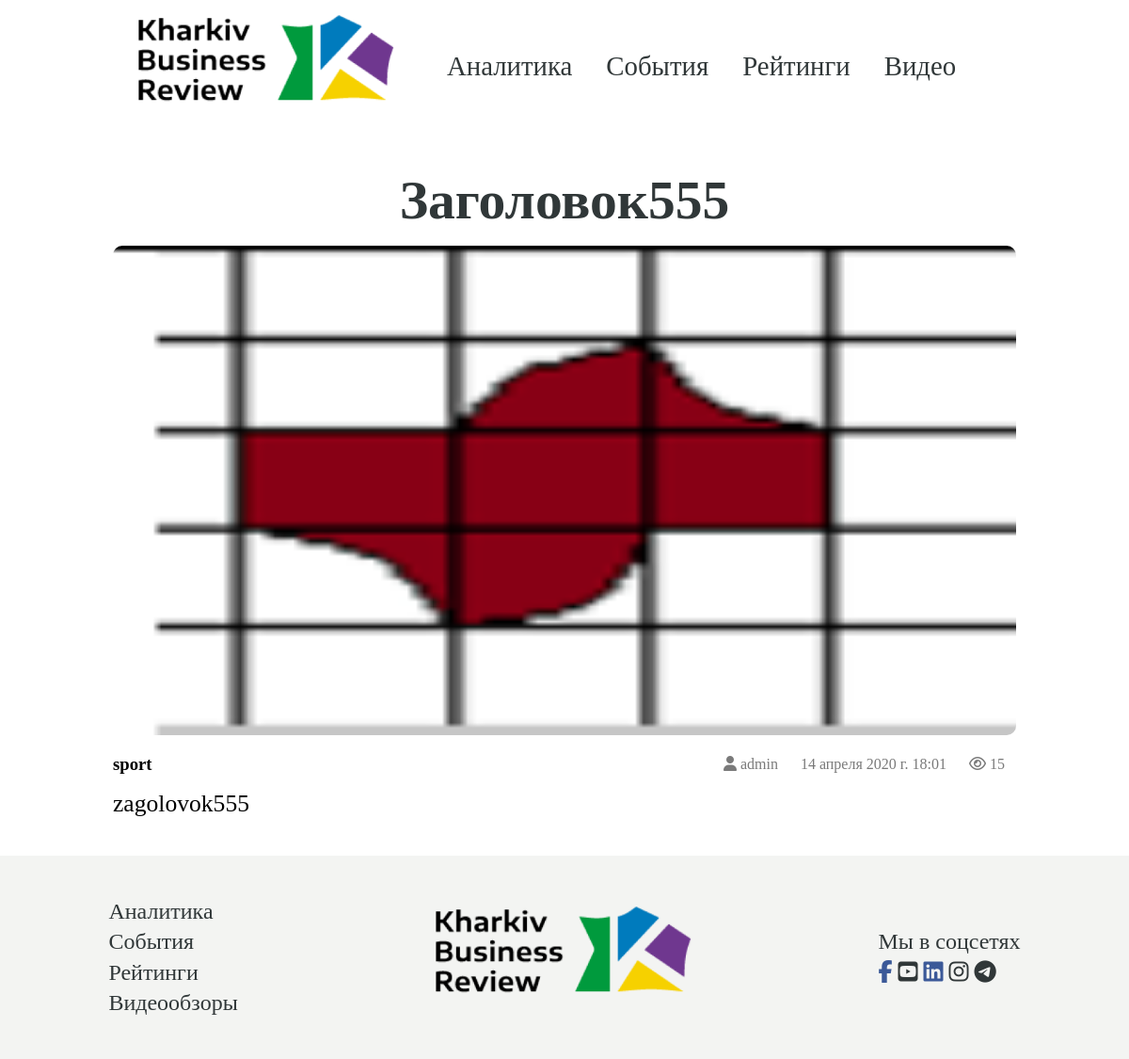
Screenshot of /analytics/zagolovok555 with the database file from the repository.
### analytics/models.py (models this page shows, shortened)
class Article(models.Model):
    category = models.ForeignKey(Category, verbose_name="Категория", on_delete=models.CASCADE)
    title = models.CharField('Заголовок', max_length=120)
    slug = models.SlugField('Ссылка')
    short_description = HTMLField('Короткое описание на 200 символов', max_length=200)
    image = models.ImageField("Фотография", upload_to='article/%Y/%m/%h/', blank=True)
    content = HTMLField("Контент")
    integer_of_day = models.BooleanField('Цифра дня', default=False)
    author = models.ForeignKey(Author, on_delete=models.DO_NOTHING, verbose_name="Автор")
    created = models.DateTimeField('Дата создания', default=timezone.now)
    is_active = models.BooleanField(default=True, verbose_name='Видимость для пользователя')
    views = models.PositiveIntegerField('Просмотров публикации', default=0)
    class Meta:
        verbose_name = 'Пост'
        verbose_name_plural = 'Посты'

class Category(models.Model):
    name = models.CharField('Название', max_length=100)
    slug = models.SlugField('Ссылка', unique=True)
    is_active = models.BooleanField(default=True, verbose_name='Видимость для пользователя')
    def __str__(self):
        return self.name
    class Meta:
        verbose_name = 'Категория'
        verbose_name_plural = 'Категории'

class Author(models.Model):
    user = models.OneToOneField(settings.AUTH_USER_MODEL, on_delete=models.CASCADE, verbose_name='Пользователь')
    bio = models.CharField('Немного о себе', max_length=500)
    def __str__(self):
        return self.user.username
    class Meta:
        verbose_name = 'Автор'
        verbose_name_plural = 'Авторы'

### analytics/views.py (the view)
# urls.py: re_path('analytics/(?P<slug>[\w-]+)', views.article_detail, name='article_detail'),
def article_detail(request, slug):
    article = get_object_or_404(Article, slug=slug)
    article.views += 1
    article.save()
    return render(request, 'analytics/article_detail.html', locals())

### analytics/context_processors.py (called while the page is built)
def links(request):
    links = Links.objects.all()
    return {'links': links}

### templates/analytics/article_detail.html
{% extends 'base.html' %}
{% load staticfiles %}
{% block content %}
<div class="container">
    <section class="analytics-detail-style" id="analytics-detail-anchor">
            <div class="analytics-detail-post">
                <div class="analytics-detail-title">
                    <h1>{{ article.title }}</h1>
                </div>
                {% if article.image %}
                <div class="analytics-detail-image">
                    <img src="{{ article.image.url }}" alt="">
                </div>
                {% endif %}
                <div class="analytics-detail-info">
                    <h3>{{ article.category }}</h3>
                    <div class="analytics-detail-infoBox">
                        <p class="analytics-box-author"><i class="fa fa-user"></i> {{ article.author }}</p>
                        <p class="analytics-box-time">{{ article.created }}</p>
                        <div class="detail-viewCount">
                            <i class="fa fa-eye" aria-hidden="true"></i>
                            <span>{{ article.views }}</span>
                        </div>
                    </div>
                </div>
                <div class="analytics-detail-content-box">
                    {{ article.content|safe }}
                </div>
            </div>
    </section>
</div>
{% endblock content %}

### static/css/main.css (style rules this page uses)
html, body { height: 100%; }
body { margin: 0; padding: 0; overflow-x: hidden; }
html, body, div, span, applet, object, iframe, h1, h2, h3, h4, h5, h6, p, blockquote, pre, a, abbr, acronym, address, big, cite, code, del, dfn, em, img, ins, kbd, q, s, samp, small, strike, strong, sub, sup, tt, var, b, u, i, center, dl, dt, dd, ol, ul, li, fieldset, form, label, legend, table, caption, tbody, tfoot, thead, tr, th, td, article, aside, canvas, details, embed, figure, figcaption, footer, header, hgroup, menu, nav, output, ruby, section, summary, time, mark, audio, video { margin: 0; padding: 0; border: 0; vertical-align: baseline; }
.container { padding: 0 10vw; }
.analytics-detail-post { margin: 5vh 0; }
.analytics-detail-post .analytics-detail-title { font-size: 2.4em; color: #303738; margin: 2vh 0; text-align: center; }
.analytics-detail-post .analytics-detail-image img { width: 100%; height: 65vh; border-radius: 10px; }
.analytics-detail-post .analytics-detail-info { display: flex; flex-flow: row wrap; justify-content: space-between; margin: 2vh 0; }
.analytics-detail-post .analytics-detail-info .analytics-detail-infoBox { display: flex; align-items: center; flex-flow: row wrap; }
.analytics-detail-post .analytics-detail-info .analytics-detail-infoBox p { font-size: 1em; margin: 0 1vw; color: #7A7A7A; }
.analytics-detail-post .analytics-detail-info .analytics-detail-infoBox .detail-viewCount { font-size: 1em; margin: 0 1vw; color: #7A7A7A; }
.analytics-detail-post .analytics-detail-content-box { font-size: 1.6em; margin: 2vh 0; display: flex; flex-flow: row wrap; }

### rows the page displays
Article: title "Заголовок555", image (picture), category "sport", author "admin", created "14 апреля 2020 г. 18:01", views "15", content "zagolovok555"
